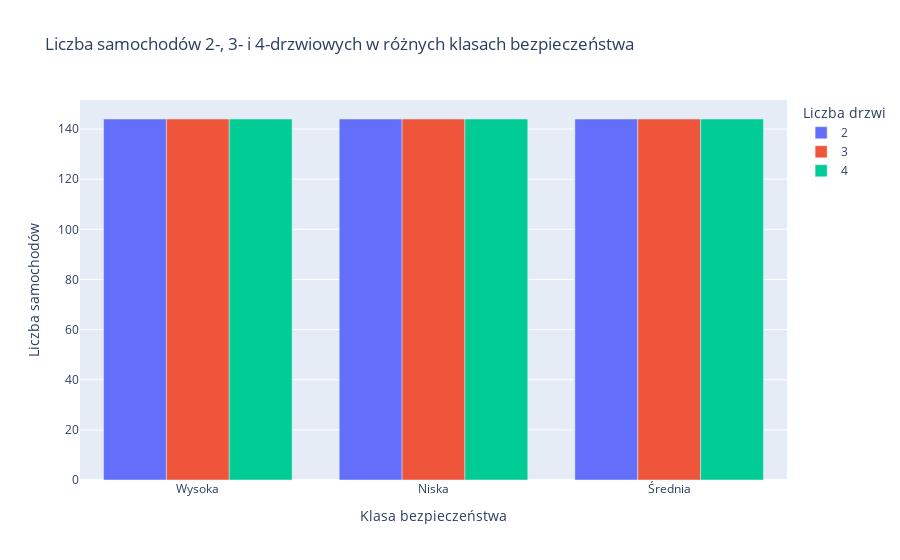

Write notebook code for a chart like this one.
### Code cell
filtered = car_data[car_data["doors"].isin(["2", "3", "4"])]

df = filtered.groupby(["safety", "doors"]).size().reset_index(name="count")

df["safety"] = df["safety"].replace({
    "low": "Niska",
    "med": "Średnia",
    "high": "Wysoka"
})

fig = px.bar(
    df,
    x="safety",
    y="count",
    color="doors",
    barmode="group", 
    title="Liczba samochodów 2-, 3- i 4-drzwiowych w różnych klasach bezpieczeństwa",
    labels={
        "safety": "Klasa bezpieczeństwa",
        "count": "Liczba samochodów",
        "doors": "Liczba drzwi",
    }
)
fig.show()

### Figure 1 — Plotly figure (JSON) as saved in the notebook; plotly's stock layout.template omitted (floating-point values rounded to 4 significant figures)
{"data": [{"alignmentgroup": "True", "hovertemplate": "Liczba drzwi=2<br>Klasa bezpieczeństwa=%{x}<br>Liczba samochodów=%{y}<extra></extra>", "legendgroup": "2", "marker": {"color": "#636efa", "pattern": {"shape": ""}}, "name": "2", "offsetgroup": "2", "orientation": "v", "showlegend": true, "textposition": "auto", "type": "bar", "x": ["Wysoka", "Niska", "Średnia"], "xaxis": "x", "y": [144, 144, 144], "yaxis": "y"}, {"alignmentgroup": "True", "hovertemplate": "Liczba drzwi=3<br>Klasa bezpieczeństwa=%{x}<br>Liczba samochodów=%{y}<extra></extra>", "legendgroup": "3", "marker": {"color": "#EF553B", "pattern": {"shape": ""}}, "name": "3", "offsetgroup": "3", "orientation": "v", "showlegend": true, "textposition": "auto", "type": "bar", "x": ["Wysoka", "Niska", "Średnia"], "xaxis": "x", "y": [144, 144, 144], "yaxis": "y"}, {"alignmentgroup": "True", "hovertemplate": "Liczba drzwi=4<br>Klasa bezpieczeństwa=%{x}<br>Liczba samochodów=%{y}<extra></extra>", "legendgroup": "4", "marker": {"color": "#00cc96", "pattern": {"shape": ""}}, "name": "4", "offsetgroup": "4", "orientation": "v", "showlegend": true, "textposition": "auto", "type": "bar", "x": ["Wysoka", "Niska", "Średnia"], "xaxis": "x", "y": [144, 144, 144], "yaxis": "y"}], "layout": {"barmode": "group", "legend": {"title": {"text": "Liczba drzwi"}, "tracegroupgap": 0}, "title": {"text": "Liczba samochodów 2-, 3- i 4-drzwiowych w różnych klasach bezpieczeństwa"}, "xaxis": {"anchor": "y", "domain": [0, 1], "title": {"text": "Klasa bezpieczeństwa"}}, "yaxis": {"anchor": "x", "domain": [0, 1], "title": {"text": "Liczba samochodów"}}}}
